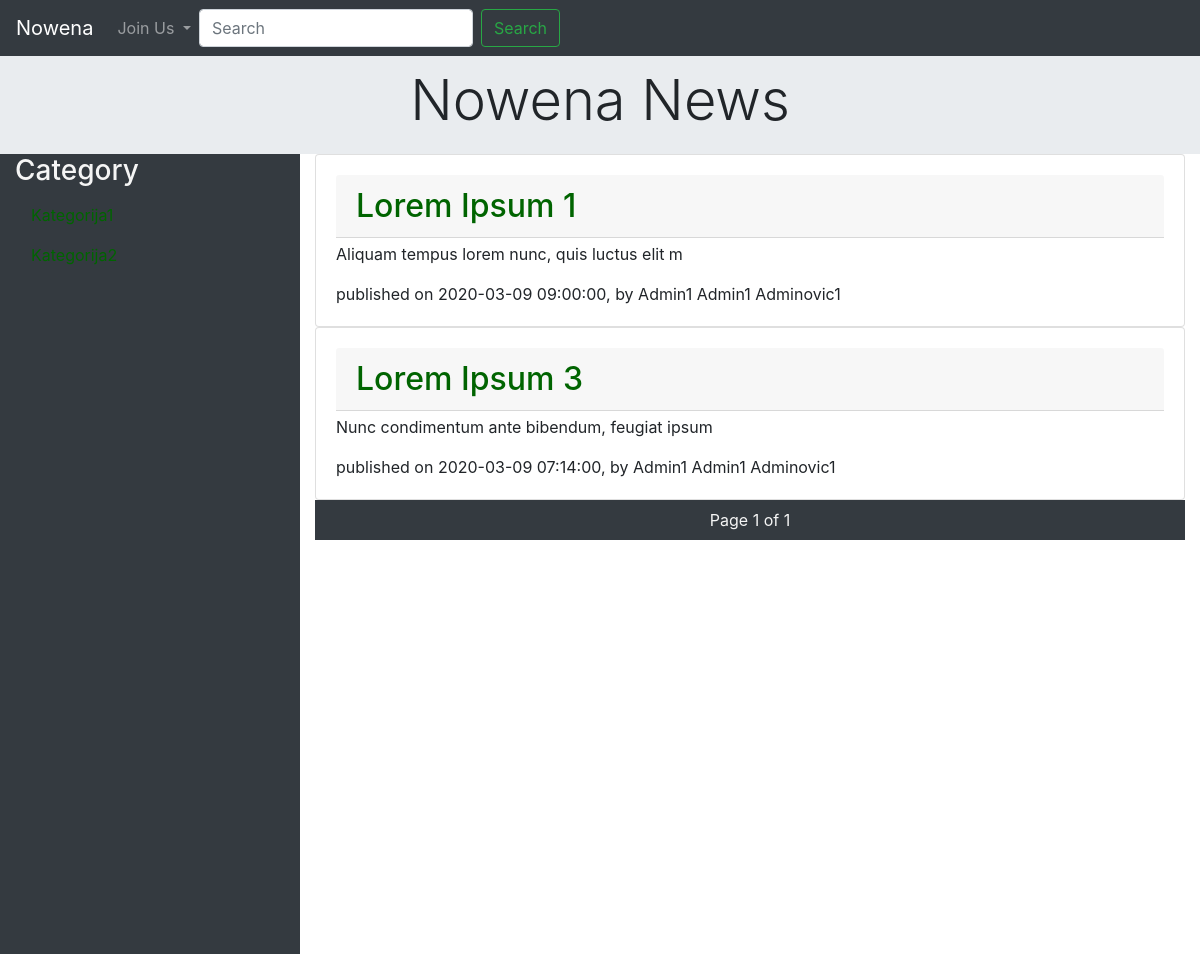
Screenshot of /listByCategory.php?category=Kategorija1 with the database file from the repository.
### tables this page shows
CREATE TABLE IF NOT EXISTS `news` (
  `id` int(11) NOT NULL AUTO_INCREMENT,
  `administrator_id` int(11) NOT NULL,
  `comments_id` int(11) DEFAULT NULL,
  `title` varchar(45) NOT NULL,
  `category` varchar(45) DEFAULT NULL,
  `date_added` datetime DEFAULT NULL,
  `content` longtext,
  `short_description` varchar(45) DEFAULT NULL,
  `picture` mediumblob NOT NULL,
  `picture_source` varchar(255) NOT NULL,
  PRIMARY KEY (`id`),
  KEY `fk_news_comments1_idx` (`comments_id`),
  KEY `fk_news_administrator1_idx` (`administrator_id`)
);

### database/news.php (called while the page is built, shortened)
<?php
function getAuthor($id) {
    $conn = $_SESSION['conn'];
    $sql = "SELECT name, surname FROM administrator WHERE id = ? ;";
    $stmt = mysqli_stmt_init($conn);
    if(!mysqli_stmt_prepare($stmt, $sql)) {
        header("Location: ../public/index.php?error=sqlerror");
        exit();
    } else {
        mysqli_stmt_bind_param($stmt, "s", $id);
        mysqli_stmt_execute($stmt);
    }
    $result = mysqli_stmt_get_result($stmt);
    if($row = mysqli_fetch_assoc($result)) {
        $result2 = $row['name']." ".$row['surname'];
        return $result2;
    }
    else {
        return null;
        exit();
    }
}
Function getNewsByCategory($category) {
    $conn = $_SESSION['conn'];
    $sql = "SELECT id, title, date_added, short_description, administrator_id FROM news WHERE category = ? ;";
    $stmt = mysqli_stmt_init($conn);
    if(!mysqli_stmt_prepare($stmt, $sql)) {
        header("Location: ../public/index.php?error=sqlerror");
        exit();
    } else {
        mysqli_stmt_bind_param($stmt, "s", $category);
        mysqli_stmt_execute($stmt);
    }
    $result = mysqli_stmt_get_result($stmt);
    if($row = mysqli_fetch_assoc($result)) {
        return $result;
    }
    else {
        return null;
        exit();
    }
}
function getAllCategories() {
    $conn = $_SESSION['conn'];
    $sql = "SELECT DISTINCT category FROM news ;";
    $stmt = mysqli_stmt_init($conn);
    if(!mysqli_stmt_prepare($stmt, $sql)) {
        exit();
    } else {
        mysqli_stmt_execute($stmt);
    }
    $result = mysqli_stmt_get_result($stmt);
    if($row = mysqli_fetch_assoc($result)) {
        return $result;
        exit();
    }
    else {
        return null;
        exit();
    }
}
function getNumberOfCategories() {
    $conn = $_SESSION['conn'];
    $sql = "SELECT COUNT( DISTINCT category ) as quantity FROM news ;";
    $stmt = mysqli_stmt_init($conn);
    if(!mysqli_stmt_prepare($stmt, $sql)) {
        exit();
    } else {
        mysqli_stmt_execute($stmt);
    }
    $result = mysqli_stmt_get_result($stmt);
    if($row = mysqli_fetch_assoc($result)) {
        $result = $row['quantity'];
        return $result;
        exit();
    }
    else {
        return null;
        exit();
    }
}

### public/listByCategory.php (the view, shortened to what this page needs)
<?php
   include_once __DIR__.'/../database/news.php';
?>
<!DOCTYPE html>
<html lang="en">
<head>
    <link rel="stylesheet" href="https://stackpath.bootstrapcdn.com/bootstrap/4.1.3/css/bootstrap.min.css"
>
    <link rel="stylesheet" href="../design/style.css">
</head>
<body>
    <?php
        include 'header.php';
    ?>
    <div class="container-fluid">
        <div class="row row-wrapper">
            <?php
                include 'sidebar.php';
            ?>
            <main class="col-9 main">
                <div class="main-card">
                    <?php
                    if (isset($_GET['page_no']) && $_GET['page_no']!="") {
                        $page_no = $_GET['page_no'];
                    } else {
                        $page_no = 1;
                    }
                    $total_records_per_page = 10;
                    $total_records = getNumberOfCategories();
                    $total_no_of_pages = ceil($total_records / $total_records_per_page);
                        $category = $_GET['category'];
                        if(!empty($category)) {
                            $articlesByCategory = getNewsByCategory($category);
                            foreach($articlesByCategory as $key => $article) {
                                echo '<div class="card">';
                                    echo '<div class="card-body">';
                                    echo '<h2 class="card-header"><a class="green-link" href="readNews.php?id='.$article['id'].'&title='.stripslashes($article['title']).'">'.stripslashes($article['title']).'</a></h2>';
                                    echo '<p class="card-text mt-1">'.stripslashes($article['short_description']).'</p>';
                                    echo '<span>published on '.$article['date_added'].', by '.stripslashes(getAuthor($article['administrator_id'])).'</span>';
                                echo '</div>';
                            echo '</div>';
                            }
                        } else {
                            echo '<p>Wrong article</p>';
                        }
                    ?>
                </div>
                <div class="navbar navbar-expand navbar-dark bg-dark
                    d-flex justify-content-center">
                    <ul class="pagination navbar-nav">
                        <li class="page-item  white-font">
                            Page <?php echo $page_no." of ".$total_no_of_pages; ?>
                        </li>
                    </ul>
                </div>
            </main>
        </div>
    </div>
</body>
</html>

### public/header.php (shortened to what this page needs)
<nav class="navbar navbar-expand navbar-dark bg-dark">
    <a class="navbar-brand" href="index.php">Nowena</a>
        <ul class="navbar-nav">
            <li class="nav-item dropdown">
                <a href="#" class="nav-link dropdown-toggle" id="navbarDropdown" role="button"
                data-toggle="dropdown" aria-haspopup="true" aria-expanded="false">
                    Join Us
                </a>
            </li>
        </ul>
        <form class="form-inline my-2 my-lg-0">
            <input class="form-control mr-sm-2" type="search" placeholder="Search" aria-label="Search">
            <button class="btn btn-outline-success my-2 my-sm-0" type="submit">Search</button>
        </form>
</nav>
<div class="jumbotron jumbotron-fluid jumbotron-header mb-0">
    <div class="container">
        <h2 class="display-4 text-center">Nowena News</h2>
    </div>
</div>

### public/sidebar.php
<?php
   include_once __DIR__.'/../database/news.php';
?>
<div class="col sidebar bg-dark mt-0 pb-0">
     <h3 class="white-font">Category</h3>
    <ul class="list-unstyled">
    <?php
     $categories = getAllCategories();
     if($categories && !empty($categories)) {
         foreach($categories as $key => $category) {
            echo '<li class="nav-item">';
                echo '<a class="nav-link active green-link" href="listByCategory.php?category='.$category["category"].'">'
                .$category['category'].'</a>';
            echo '</li>';
         }
     }
     else {
         echo 'Wrong category';
     }
     ?>
    </ul>
</div>

### design/style.css (style rules this page uses)
.jumbotron-header { padding-bottom: 0.7em; padding-top: 0.7em; }
.green-link { color: darkgreen; }
.white-font { color: whitesmoke; }
html, body { margin: 0; padding: 0; }
body { overflow: hidden; }
.row-wrapper { height: 100vh; }
.main { height: 100vh; overflow: hidden; overflow-y: scroll; }

### rows the page displays
news: title "Lorem Ipsum 1", short_description "Aliquam tempus lorem nunc, quis luctus elit m", date_added "2020-03-09 09:00:00", administrator.surname "Admin1 Admin1 Adminovic1"
news: title "Lorem Ipsum 3", short_description "Nunc condimentum ante bibendum, feugiat ipsum", date_added "2020-03-09 07:14:00", administrator.surname "Admin1 Admin1 Adminovic1"

### other values shown
$page_no "1"
$total_no_of_pages "1"
